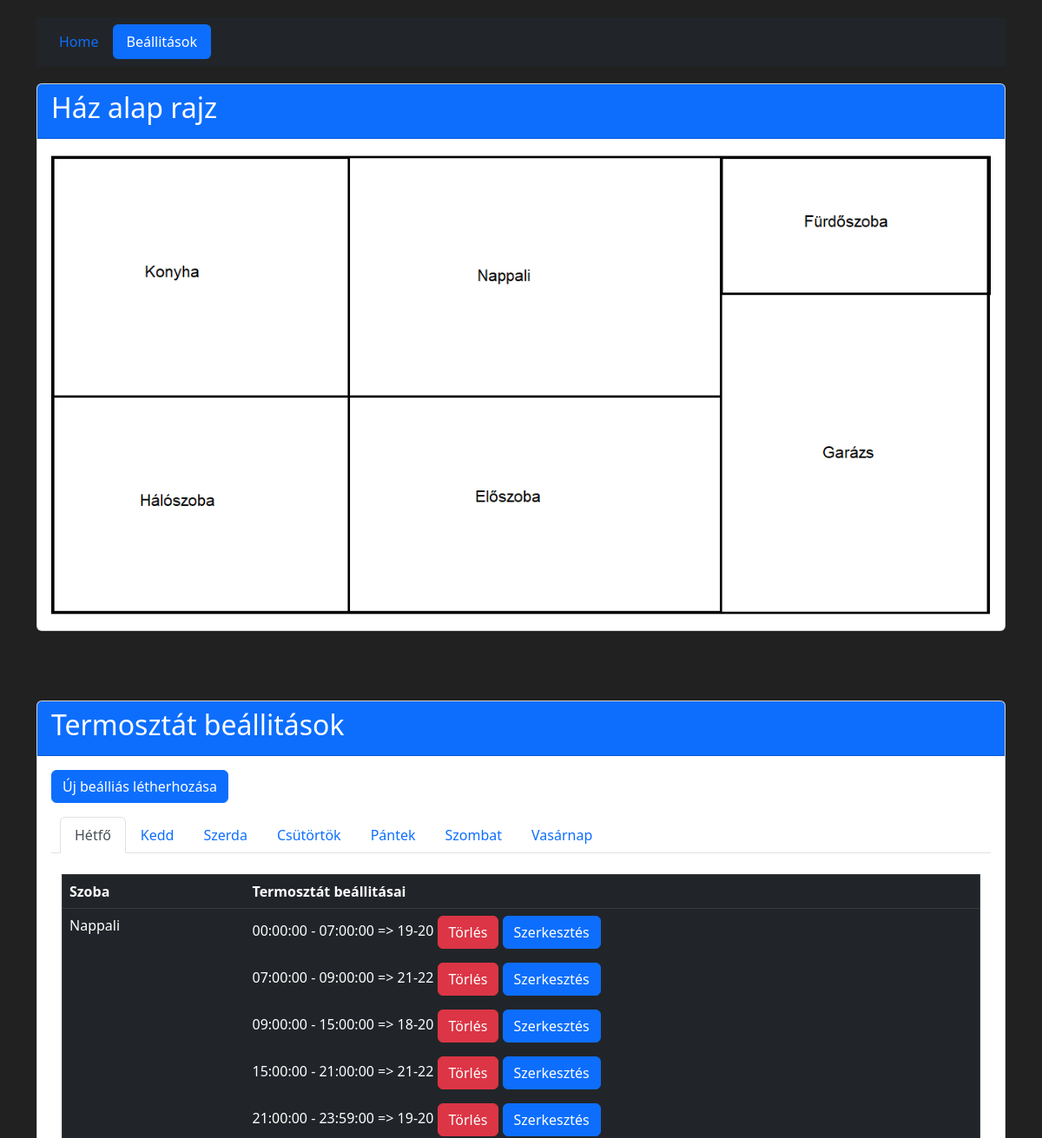
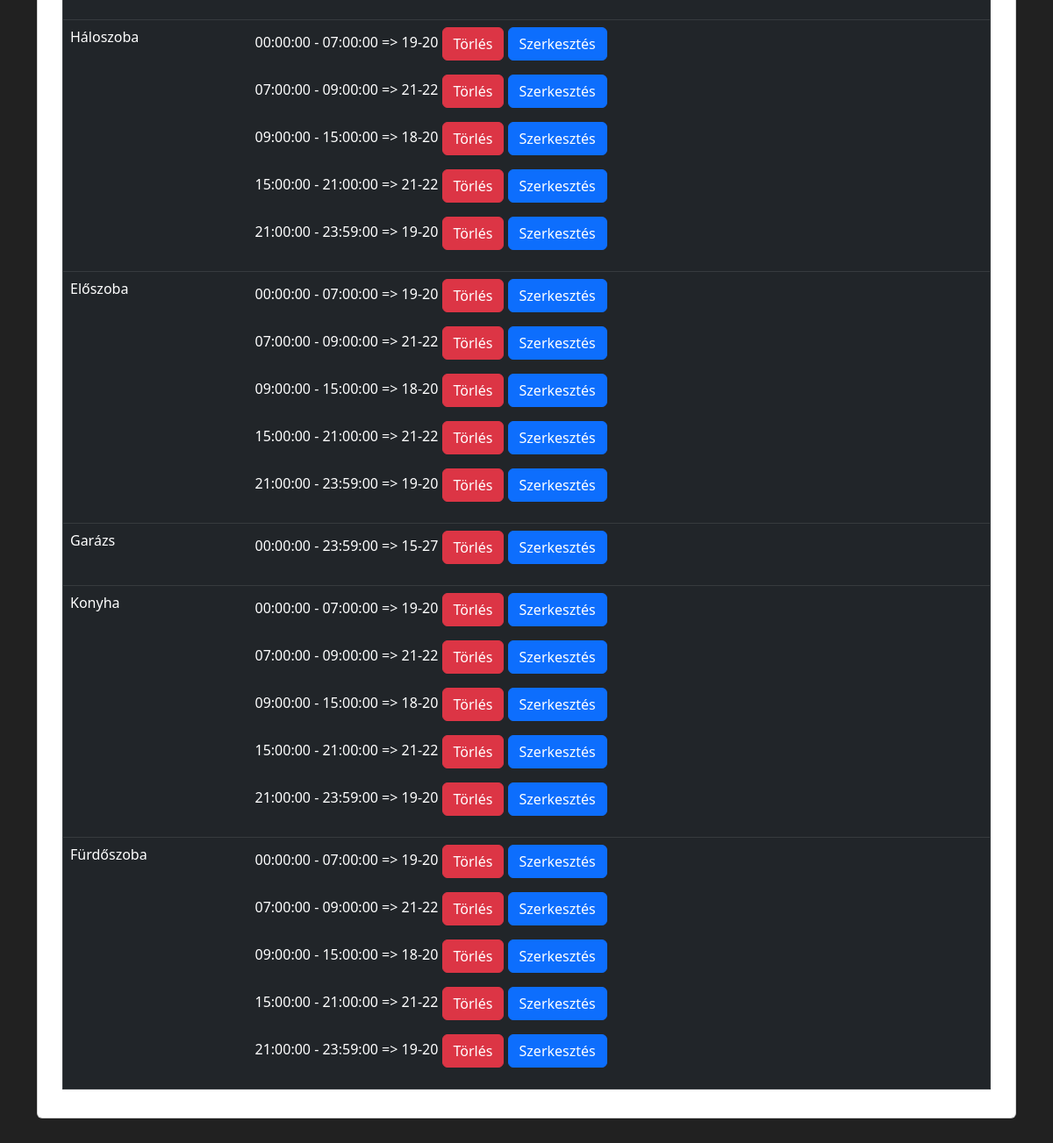
The page /settings.php on the database its author committed (2 pictures, top to bottom).
### tables this page shows
CREATE TABLE IF NOT EXISTS `rooms_settings` (
  `id` int(11) NOT NULL AUTO_INCREMENT,
  `sensor_type_id` int(11) NOT NULL,
  `room_type_id` int(11) NOT NULL,
  `from_value` float NOT NULL,
  `to_value` float NOT NULL,
  `week_day` int(2) NOT NULL,
  `time_start` time NOT NULL,
  `time_end` time NOT NULL,
  PRIMARY KEY (`id`),
  KEY `room_type_id` (`room_type_id`),
  KEY `sensor_type_id` (`sensor_type_id`)
);

### src/Config.php (called while the page is built)
<?php
abstract class Config{
	public static function phta(){
		return $_SERVER["DOCUMENT_ROOT"] . "/smarthome/config.json";
	}
	public static function get($loc){
		try{
			$json_file = file_get_contents(Config::phta());
		} catch (Exception $e) {
			echo 'Caught exception: ',  $e->getMessage(), "\n";
		}
		$json_data = json_decode($json_file, true);
		$result = $json_data;
		foreach(explode('.', $loc) as $val){
			$result = $result[$val];
		}
		return $result;
	}
}

### src/DB.php (called while the page is built, shortened)
<?php
require_once ("Config.php");
class DB{
    private $con;
    public function __construct(){
		$this->username = Config::get("db.username");
		$this->password = Config::get("db.password");
		$this->host = Config::get("db.hostname");
		$this->database = Config::get("db.datebase_name");
		$this->options = array(
			\PDO::MYSQL_ATTR_INIT_COMMAND => "SET NAMES " . Config::get("db.caracter_coding"),
		);
        try {
            $this->con = new \PDO("mysql:host=" . $this->host . ";dbname=" . $this->database, $this->username, $this->password, $this->options);
        } catch (\PDOException $ex) {
            var_dump($ex->getMessage( ));
        }
    }
    public function getData($select, $from, $where = ""){
        if ($where != "") {
            $where = " WHERE " . $where;
        }
        try {
            $query = "SELECT " . $select . " FROM `" . $from . "`" . $where;
            $result = $this->con->prepare($query);
            $result->execute();
            return $result;
        } catch (\PDOException $ex) {
            var_dump($ex->getMessage());
        }
        return array();
    }
}

### settings.php (the view, shortened to what this page needs)
<html>
<head>
	<link rel="stylesheet" href="css/bootstrap.min.css">
	<link rel="stylesheet" type="text/css" href="css/style.css">
</head>
<body>
<div class="container-fluid">
							<?php
								$rooms = ["Nappali", "Háloszoba", "Előszoba", "Garázs", "Konyha", "Fürdőszoba"];
							?>
	<div class="container" style="margin-bottom: 20px; margin-top: 20px">
	<nav class="navbar navbar-dark bg-dark">
		<ul class="nav nav-pills">
			<li class="nav-item"><a class="nav-link" href="index.php">Home</a></li>
			<li class="nav-item"><a class="nav-link active" href="settings.php">Beállitások</a></li>
		</ul>
	</nav>
	</div>
	<div class="container">
		<div class="card">
			<div class="card-header bg-primary">
				<h2>Ház alap rajz</h2>
			</div>
			<div class="card-body">
				<div class="col-sm-12">
					<img src="image/home.png" class="img-fluid" />
				</div>
			</div>
		</div>
		<div class="card">
			<div class="card-header bg-primary">
				<h2>Termosztát beállitások</h2>
			</div>
			<div class="card-body">
				<div class="col-sm-12">
					<button type='button' class='btn btn-primary' id='add'>Új beálliás létherhozása</button></p>
					<ul class="nav nav-tabs" role="tablist">
						<li class="nav-item">
							<a class="nav-link active" data-bs-toggle="tab" href="#monday">Hétfő</a>
						</li>
						<li class="nav-item">
							<a class="nav-link" data-bs-toggle="tab" href="#tuesday">Kedd</a>
						</li>
						<li class="nav-item">
							<a class="nav-link" data-bs-toggle="tab" href="#wednesday">Szerda</a>
						</li>
						<li class="nav-item">
							<a class="nav-link" data-bs-toggle="tab" href="#thursday">Csütörtök</a>
						</li>
						<li class="nav-item">
							<a class="nav-link" data-bs-toggle="tab" href="#friday">Pántek</a>
						</li>
						<li class="nav-item">
							<a class="nav-link" data-bs-toggle="tab" href="#saturday">Szombat</a>
						</li>
						<li class="nav-item">
							<a class="nav-link" data-bs-toggle="tab" href="#sunday">Vasárnap</a>
						</li>
					</ul>
					<div class="tab-content">
						<?php
							$days = ["monday", "tuesday", "wednesday", "thursday", "friday", "saturday", "sunday"];
							foreach($days as $day_key => $day){
								?>
									<div id="<?php echo $day; ?>" class="container tab-pane <?php if($day_key == 0) echo 'active';?>"><br>
										<table border="1" align="center" class="table table-dark">
										<thead>
											<tr>
												<th scope="col">Szoba</th>
												<th scope="col">Termosztát beállitásai</th>
											</tr>
										</thead>
										<tbody>
											<?php
												foreach($rooms as $room_key => $room){
													?>
													<tr>
													<td scope='row'><?php  echo $room;?></td>
													<td>
													<?php
														require_once ("src/DB.php");
														$db = new DB();
														$where = "week_day = " . $day_key + 1 . " and sensor_type_id = 1 and room_type_id = " . $room_key + 1 . " ORDER BY time_start";
														$datas = iterator_to_array($db->getData("*", "rooms_settings", $where), true);
														foreach($datas as $data_key => $data){
															$text = $data['time_start'] . " - " . $data['time_end'] . " => " . $data['from_value'] . "-" . $data['to_value'];
															echo "<p id='s_" . $data['id'] . "'>" . $text .
															" <button type='button' class='btn btn-danger del open-exampleModal' data-room='" . $room . "' data-day='" . $day . "'  data-id='" . $data['id'] . "' data-text='" . $text . "' data-toggle='modal' data-target='#exampleModal'>Törlés</button> ".
															"<button type='button' class='btn btn-primary edit' data-timeFrom='" . $data['time_start'] . "' data-timeTo='" . $data['time_end'] . "' data-tempFrom='" . $data['from_value'] . "' data-tempTo='" . $data['to_value'] . "' data-room='" . $room_key + 1 . "' data-day='" . $day_key + 1 . "' data-id='" . $data['id'] . "'>Szerkesztés</button></p>";
														}
													?>
													</td>
													</tr>
													<?php
												}
											?>
										</tbody>
										</table>
									</div>
								<?php
							}
						?>
					</div>
				</div>
			</div>
		</div>
	</div>
</div>
</body>
</html>

### css/style.css (style rules this page uses)
body { margin: 0; background-image: url("../image/wallpaper.jpeg"); background-color: #212121; background-attachment: fixed; background-position: center; background-size: cover; color: #fff; overflow: auto; }
.card-body { color: #000; }
.card { margin-bottom: 30px; }
.nav { padding-left: 10px; }

### rows shown on the page
rooms_settings: text "00:00:00 - 07:00:00 => 19-20"
rooms_settings: text "07:00:00 - 09:00:00 => 21-22"
rooms_settings: text "09:00:00 - 15:00:00 => 18-20"
rooms_settings: text "15:00:00 - 21:00:00 => 21-22"
rooms_settings: text "21:00:00 - 23:59:00 => 19-20"
rooms_settings: text "00:00:00 - 07:00:00 => 19-20"
rooms_settings: text "07:00:00 - 09:00:00 => 21-22"
rooms_settings: text "09:00:00 - 15:00:00 => 18-20"
rooms_settings: text "15:00:00 - 21:00:00 => 21-22"
rooms_settings: text "21:00:00 - 23:59:00 => 19-20"
rooms_settings: text "00:00:00 - 07:00:00 => 19-20"
rooms_settings: text "07:00:00 - 09:00:00 => 21-22"
rooms_settings: text "09:00:00 - 15:00:00 => 18-20"
rooms_settings: text "15:00:00 - 21:00:00 => 21-22"
rooms_settings: text "21:00:00 - 23:59:00 => 19-20"
rooms_settings: text "00:00:00 - 23:59:00 => 15-27"
rooms_settings: text "00:00:00 - 07:00:00 => 19-20"
rooms_settings: text "07:00:00 - 09:00:00 => 21-22"
rooms_settings: text "09:00:00 - 15:00:00 => 18-20"
rooms_settings: text "15:00:00 - 21:00:00 => 21-22"
rooms_settings: text "21:00:00 - 23:59:00 => 19-20"
rooms_settings: text "00:00:00 - 07:00:00 => 19-20"
rooms_settings: text "07:00:00 - 09:00:00 => 21-22"
rooms_settings: text "09:00:00 - 15:00:00 => 18-20"
rooms_settings: text "15:00:00 - 21:00:00 => 21-22"
rooms_settings: text "21:00:00 - 23:59:00 => 19-20"

### other values the page prints
$room "Nappali"
$room "Háloszoba"
$room "Előszoba"
$room "Garázs"
$room "Konyha"
$room "Fürdőszoba"
